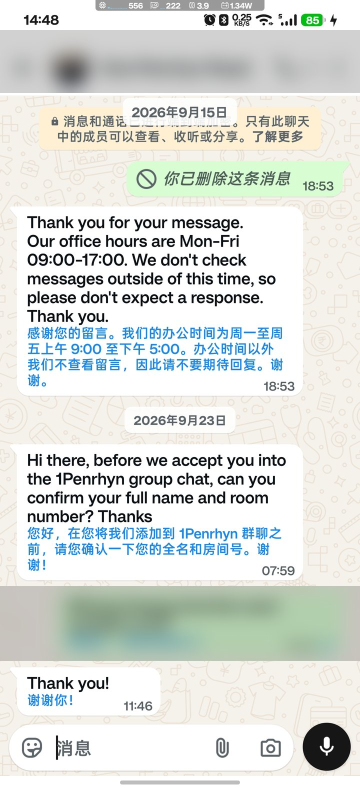
#> input picture docs/screenshot-chat.jpg, 720 x 1584 px, given in place of _chat720.png, which was not available (shown at 1/2 size)
$ python redact_screenshot.py
#> lines starting #> are read from the running program, lines starting #| are printed output that depends on the picture; pictures that were not available may be replaced by others from this repository, and a replacement may not be noted
"""Redact personal detail from the chat screenshot before publishing.

Blurs (a) the conversation header, which carries the group name and the member
list, and (b) the outgoing bubble that contains a real name and room number.
Regions are given as fractions of the image so the script survives a resize.
"""
import os
import sys

from PIL import Image, ImageDraw, ImageFilter

SRC = r'E:\Andriod-Games-check\watrans\lt\docs\_chat720.png'
OUT = r'E:\Andriod-Games-check\watrans\lt\docs\screenshot-chat.jpg'

# (x0, y0, x1, y1) as fractions of width/height.
# The outgoing band was located by scanning for the green bubble pixels
# (see tools/find_redact_bands.py), so it stays tight and does not clip the
# neighbouring message.
REGIONS = [
    (0.0, 0.038, 1.0, 0.118),   # header: group name + member list
    (0.0, 0.740, 1.0, 0.835),   # outgoing bubble: real name + room number
]


def redact(path, out, regions):
    im = Image.open(path).convert('RGB')
#> im is the input picture: PIL image 720x1584 RGB; mean R, G, B 219.3, 223.2, 218.8
    w, h = im.size
#> w = 720; h = 1584
    for (x0, y0, x1, y1) in regions:
        box = (int(x0 * w), int(y0 * h), int(x1 * w), int(y1 * h))
        crop = im.crop(box)
        # strong blur + slight darkening so it reads as intentionally redacted
        blurred = crop.filter(ImageFilter.GaussianBlur(radius=max(6, w // 40)))
        dark = Image.new('RGB', crop.size, (0, 0, 0))
        crop = Image.blend(blurred, dark, 0.18)
        im.paste(crop, box)
#> this loop made 2 passes
#> pass 1, in redact, `crop = im.crop(box)`:
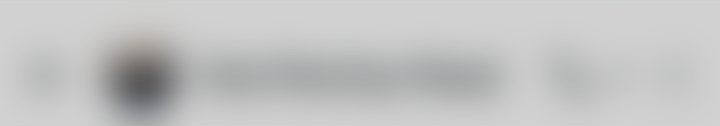
#> crop: PIL image 720x126 RGB; mean R, G, B 194.9, 195.2, 195
#> pass 1, in redact, `crop = Image.blend(blurred, dark, 0.18)`:
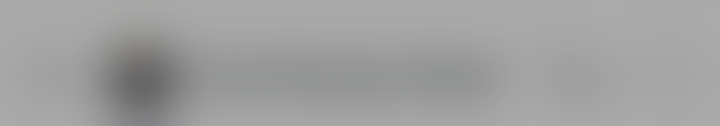
#> crop: PIL image 720x126 RGB; mean R, G, B 159.5, 159.7, 159.5
#> after the loop:
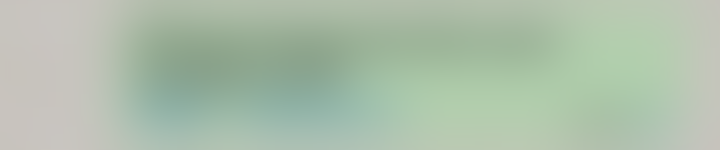
#> blurred: PIL image 720x150 RGB; mean R, G, B 172.4, 190.5, 170.5
#> after the loop:
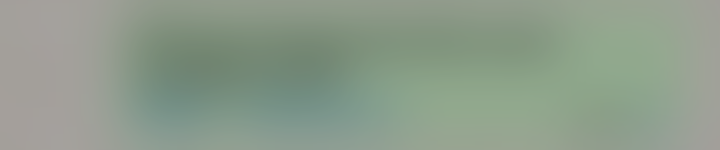
#> crop: PIL image 720x150 RGB; mean R, G, B 140.9, 155.7, 139.3
#> after the loop:
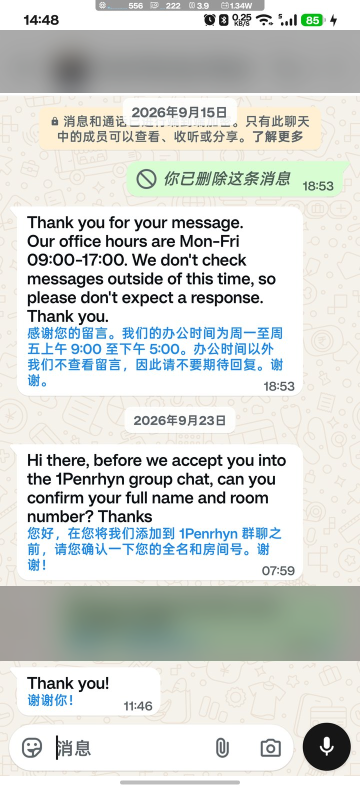
#> im: PIL image 720x1584 RGB (shown at 1/2 size); mean R, G, B 213.6, 217, 213.1
    im.save(out, 'JPEG', quality=86, optimize=True, progressive=True)
    print('%s  %dx%d  %d KB' % (out, im.width, im.height, os.path.getsize(out) // 1024))
#| E:\Andriod-Games-check\watrans\lt\docs\screenshot-chat.jpg  720x1584  188 KB


if __name__ == '__main__':
    redact(SRC, OUT, REGIONS)
